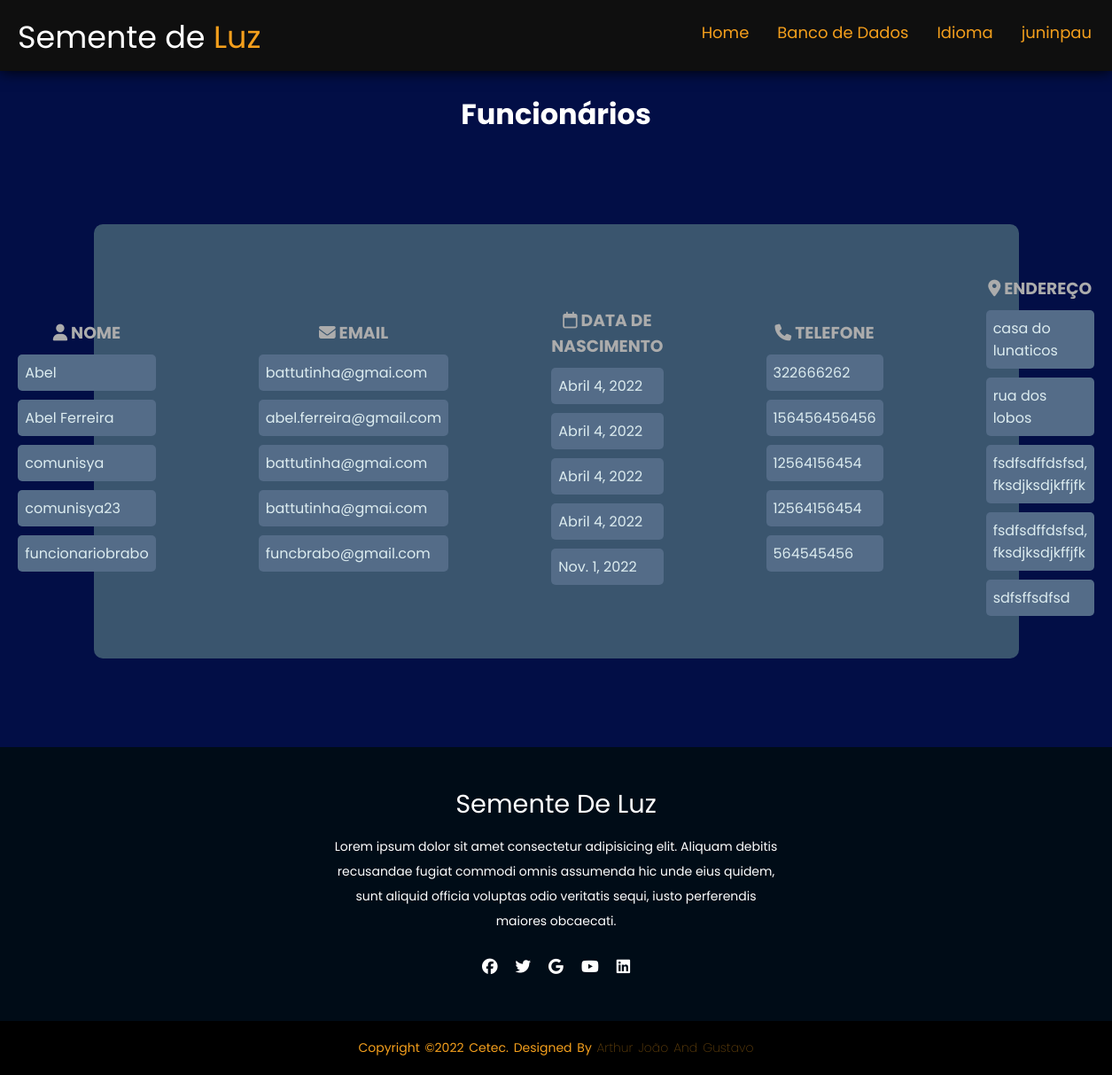
Screenshot of /estoque/verfuncionarios/ (signed in) with the database file from the repository.
### estoque/models.py (models this page shows, shortened)
class Funcionario(models.Model):
    nome=models.CharField(max_length = 100, null=True)
    email=models.EmailField(null=True)
    dt_ingresso=models.DateField(null=True)
    dt_nasct=models.DateField(null=True)
    cpf = models.CharField(max_length = 11, null=True)
    telefone = models.CharField(max_length = 12, null=True)
    cep = models.CharField(max_length=15, null=True)
    endereco = models.CharField(max_length=50, null=True)
    sexo = models.CharField(max_length=15, choices=SEXO_CHOICES, null=True)

### estoque/views.py (the view)
class VerFuncionarioView(ListView):
    model= Funcionario
    template_name = 'ver_funcionarios.html'

### estoque/templates/ver_funcionarios.html (shortened to what this page needs)
{% load static %}
<!DOCTYPE html>
<html lang="en">
<head>
    <link rel="stylesheet" type="text/css" href='{% static "/css/ver.css" %}'>
</head>
<body>
    <header>
        <div class="logo">
            Semente de <span>Luz</span></div>
            <ul>
                <li><a href="{%url 'home' %}">Home</li></a>
                <li><a href="/estoque/escolha">Banco de Dados</li></a>
                <li><a href="/estoque/language/"> Idioma</li></a>
                <li>
                    <a href="/estoque/perfil">{{request.user}}</a>
                </li>
            </ul>
    </header>
    <br>
    <h1>Funcionários</h1>
    <div class="card">
        <div class="card2">
            <div class="textfield">
                <h3><i class="fa-solid fa-user"></i> Nome </h3>
                    {% for Funcionario in object_list %}
                        <p class="text">{{Funcionario.nome}}</p>
                    {% endfor %}
            </div>
        </div>
        <div class="card2">
            <div class="textfield">
                <h3><i class="fa-solid fa-envelope"></i> Email </h3>
                    {% for Funcionario in object_list %}
                        <p class="text">{{Funcionario.email}}</p>
                    {% endfor %}
            </div>
        </div>
        <div class="card2">
            <div class="textfield">
                    <h3><i class="fa-regular fa-calendar"></i> Data de Nascimento </h3>
                        {% for Funcionario in object_list %}
                            <p class="text">{{Funcionario.dt_nasct}}</p>
                        {% endfor %}
            </div>
        </div>
        <div class="card2">
            <div class="textfield">
                    <h3><i class="fa-solid fa-phone"></i> Telefone </h3>
                        {% for Funcionario in object_list %}
                            <p class="text">{{Funcionario.telefone}}</p>
                        {% endfor %}
            </div>
        </div>
        <div class="card2">
            <div class="textfield">
                <h3><i class="fa-solid fa-location-dot"></i> Endereço </h3>
                    {% for Funcionario in object_list %}
                        <p class="text">{{Funcionario.endereco}}</p>
                    {% endfor %}
            </div>
        </div>
    </div>
    <footer>
        <div class="footer-content">
            <h3>Semente de Luz</h3>
            <p>Lorem ipsum dolor sit amet consectetur adipisicing elit. Aliquam debitis recusandae fugiat commodi omnis assumenda hic unde eius quidem, sunt aliquid officia voluptas odio veritatis sequi, iusto perferendis maiores obcaecati.</p>
            <ul class="socials">
                <li><a href="#"><i class="fa-brands fa-facebook"></i></a></li>
                <li><a href="#"><i class="fa-brands fa-twitter"></i></a></li>
                <li><a href="#"><i class="fa-brands fa-google"></i></a></li>
                <li><a href="#"><i class="fa-brands fa-youtube"></i></a></li>
                <li><a href="#"><i class="fa-brands fa-linkedin"></i></a></li>
            </ul>
        </div>
        <div class="footer-bottom">
            <p>copyright &copy;2022 Cetec. designed by <span>Arthur João and Gustavo</span></p>
        </div>
    </footer>
</body>
</html>

### estoque/static/css/ver.css (style rules this page uses)
* { margin: 0; padding: 0; font-family: 'Poppins', sans-serif; }
body { background-color: #020e46; }
.logo { color: #ffffff; margin-top: 15px; margin-left: 20px; font-size: 35px; }
.logo > span { color: #F49F1C; }
header { height: 10vh; display: flex; justify-content: space-between ; background-color: #0f0f0f; box-shadow: 0 0 1rem black; }
header > ul { display: flex; margin: 23px; font-size: 18px; list-style: none; }
header > ul > li > a { color: #F49F1C; list-style-type: none; cursor: pointer; padding-left: 2rem; text-decoration: none; }
h1 { text-align: center; color: white; }
.card { background-color: #3a556e; border-radius: 10px; width: 80%; padding: 20px; margin: auto; margin-bottom: 100px; margin-top: 100px; display: flex; flex-direction: row; justify-content: center; align-items: center; }
.textfield { color:#fff; margin-top: 10px; padding: 8px; margin-left: 30px; margin-right: 30px; }
.textfield > h3 { text-align: center; text-transform: uppercase; color:rgb(172, 172, 172); }
.card2 { margin: 20px; }
.text { margin-top: 10px; border: none; border-radius: 5px; padding: 8px; background: #546c88; color: #f0ffffde; font-size: 12pt; outline: none; box-sizing: border-box; }
footer { background-color: #000c17; height: auto; padding-top: 40px; color: #fff; }
.footer-content { display: flex; align-items: center; justify-content: center; flex-direction: column; text-align: center; }
.footer-content h3 { font-size: 1.8rem; font-weight: 400; text-transform: capitalize; line-height: 3rem; }
.footer-content p { max-width: 500px; margin: 10px auto; line-height: 28px; font-size: 14px; }
.socials { list-style: none; display: flex; align-items: center; justify-content: center; margin: 1rem 0 3rem 0; }
.socials li { margin: 0 10px; }
.socials a { text-decoration: none; color: rgb(255, 255, 255); }
.socials a i { font-size: 1.1rem; transition: color .4s ease; }
.footer-bottom { background: black; padding: 20px 0; text-align: center; }
.footer-bottom p { font-size: 14px; word-spacing: 2px; text-transform: capitalize; color: #F49F1C; }
.footer-bottom span { opacity: .4; font-weight: 200; }

### rows the page displays
Funcionario: nome "Abel", email "battutinha@gmai.com", dt_nasct "Abril 4, 2022", telefone "322666262", endereco "casa do lunaticos"
Funcionario: nome "Abel Ferreira", email "abel.ferreira@gmail.com", dt_nasct "Abril 4, 2022", telefone "156456456456", endereco "rua dos lobos"
Funcionario: nome "comunisya", email "battutinha@gmai.com", dt_nasct "Abril 4, 2022", telefone "12564156454", endereco "fsdfsdffdsfsd, fksdjksdjkffjfk"
Funcionario: nome "comunisya23", email "battutinha@gmai.com", dt_nasct "Abril 4, 2022", telefone "12564156454", endereco "fsdfsdffdsfsd, fksdjksdjkffjfk"
Funcionario: nome "funcionariobrabo", email "funcbrabo@gmail.com", dt_nasct "Nov. 1, 2022", telefone "564545456", endereco "sdfsffsdfsd"

### other values shown
{{ request.user }} "juninpau"
